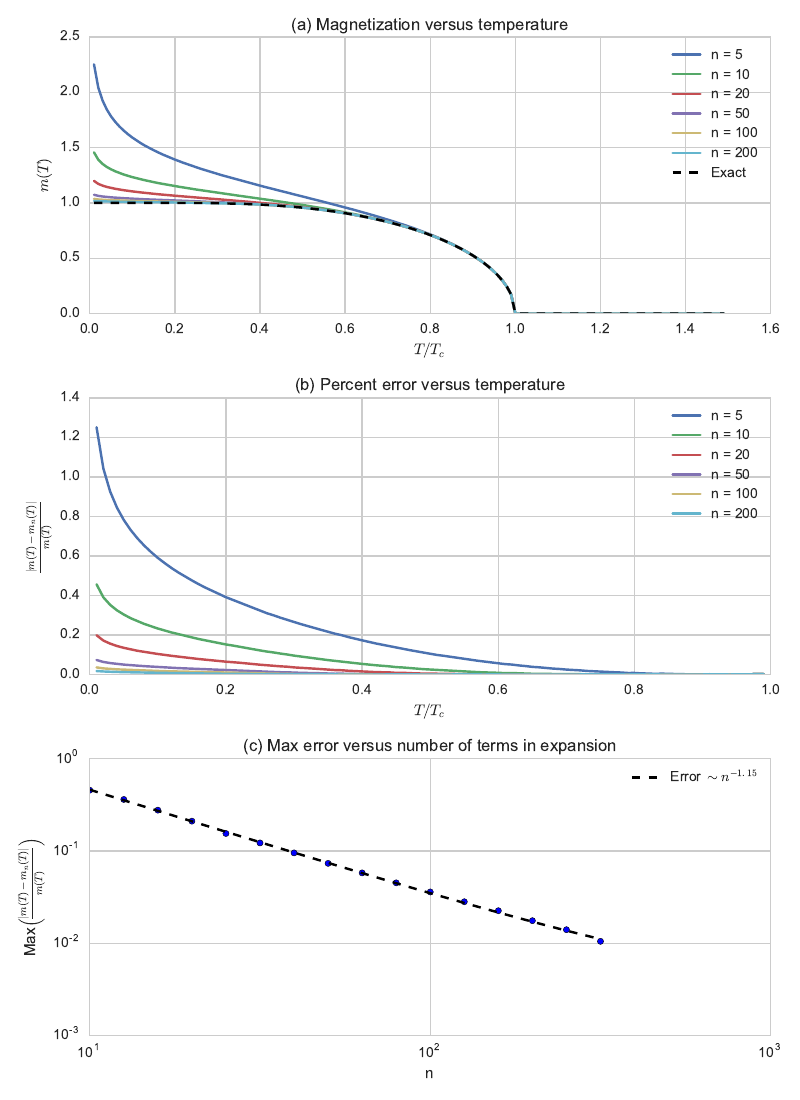

This figure's Python source:
import numpy as np
import matplotlib.pylab as plt
from scipy.optimize import curve_fit

def bw_free_energy(n, m, h, kb, T):
    # Compute the Bragg-Williams free energy for the Ising model to n terms
    # Reduced unit: qJ = 1.0, Tc = 1.0
    Gn = -m**2 / 2
    Gn -= h * m

    taylor_sum = 0
    for k in range(1, n+1):
        taylor_sum += m**(2*k) * (1/(2*k-1) - 1/(2*k))
    Gn += kb * T * taylor_sum

    return Gn

def bw_first_derivative(n, m, h, kb, T):
    Gn = -m
    Gn -= h

    taylor_sum = 0
    for k in range(1, n+1):
        taylor_sum += 2*k*m**(2*k - 1) * (1/(2*k-1) - 1/(2*k))
    Gn += kb * T * taylor_sum

    return Gn

def bw_binary_search(n, h, kb, T, m1, m2, target_accuracy=1e-3):
    # Employ the binary search method to find the minimum of the
    #  approximate free energy
    accuracy = 1.0
    while accuracy > target_accuracy:
        f1 = bw_first_derivative(n, m1, h, kb, T)
        f2 = bw_first_derivative(n, m2, h, kb, T)
        assert f1 * f2 < 0
        m = (m1 + m2) / 2
        fmid = bw_first_derivative(n, m, h, kb, T)
        if fmid == 0.0:
            return m
        if fmid * f1 > 0:
            m1 = m
        else:
            m2 = m
        accuracy = np.abs(m1 - m2)

    return (m1 + m2) / 2

def exact_free_energy(m, h, kb, T):
    G = -m**2 / 2
    G -= h * m
    G += (1/2) * kb * T * ((1+m)*np.log(1+m) + (1-m)*np.log(1-m))
    return G

def exact_magnetization(m, h, kb, T):
    # The Curie-Weiss self-consistent solution for m(T)
    return np.tanh((1/(kb*T)) * (m + h))

def exact_binary_search(h, kb, T, m1, m2, target_accuracy=1e-3):
    # Employ the binary search method to find the solution to the
    #  exact magnetization at a given temperature
    accuracy = 1.0
    while accuracy > target_accuracy:
        f1 = m1 - exact_magnetization(m1, h, kb, T)
        f2 = m2 - exact_magnetization(m2, h, kb, T)
        assert f1 * f2 < 0
        m = (m1 + m2) / 2
        fmid = m - exact_magnetization(m, h, kb, T)
        if fmid == 0.0:
            return m
        if fmid * f1 > 0:
            m1 = m
        else:
            m2 = m
        accuracy = np.abs(m1 - m2)

    return (m1 + m2) / 2

if __name__ == '__main__':
    h = 0
    kb = 1.0
    n = 100
    m = np.linspace(-1, 1, 200)

    fig, axes = plt.subplots(figsize=(8,11), nrows=3)

    T_list = np.arange(0.01, 1.5, 0.01)

    exact_root_list = []
    for T in T_list:
        # If T < Tc, the root is nontrivial
        if T < 0.99999:
            exact_root = exact_binary_search(h, kb, T, 0.1, 2)
        else:
            exact_root = exact_binary_search(h, kb, T, -0.5, 0.5)
        exact_root_list.append(exact_root)
    exact_root_list = np.array(exact_root_list)

    n_plot = [5, 10, 20, 50, 100, 200]
    for n in n_plot:
        bw_root_list = []
        for T in T_list:
            if T < 0.99999:
                bw_root = bw_binary_search(n, h, kb, T, 0.1, 3)
            else:
                bw_root = bw_binary_search(n, h, kb, T, -0.5, 0.5)
            bw_root_list.append(bw_root)

        bw_root_list = np.array(bw_root_list)
        diff = np.abs(bw_root_list - exact_root_list)
        error = diff / exact_root_list
        axes[0].plot(T_list, bw_root_list, label='n = %d' % n)
        axes[1].plot(T_list, error, label='n = %d' % n) 
    axes[0].plot(T_list, exact_root_list, 'k--', label='Exact')

    axes[0].set_ylabel('$m(T)$')
    axes[0].set_xlabel('$T/T_c$')
    axes[1].set_ylabel(r'$\frac{|m(T) - m_n(T)|}{m(T)}$')
    axes[1].set_xlabel('$T/T_c$')
    
    axes[0].set_title('(a) Magnetization versus temperature')
    axes[1].set_title('(b) Percent error versus temperature')

    axes[0].legend()
    axes[1].legend()

    max_error_list = []
    n_list = np.logspace(1, 3, 21)[:16]
    for n in n_list:
        n = int(n)
        print(n)
        bw_root_list = []
        exact_root_list = []
        for T in T_list:
            if T < 0.99999:
                bw_root = bw_binary_search(n, h, kb, T, 0.1, 3)
                exact_root = exact_binary_search(h, kb, T, 0.1, 2)
            else:
                bw_root = bw_binary_search(n, h, kb, T, -0.5, 0.5)
                exact_root = exact_binary_search(h, kb, T, -0.5, 0.5)
            bw_root_list.append(bw_root)
            exact_root_list.append(exact_root)

        exact_root_list = np.array(exact_root_list)
        bw_root_list = np.array(bw_root_list)
        diff = np.abs(bw_root_list - exact_root_list)
        error = diff / exact_root_list
        error = error[np.isfinite(error)]
        max_error_list.append(np.max(error))

    power_scaling = lambda n, a, p, c: a * n**p + c
    popt, pcov = curve_fit(power_scaling, n_list, max_error_list,
                           [1, -0.5, n_list[0]])
    
    axes[2].scatter(n_list, np.array(max_error_list))
    axes[2].plot(n_list, power_scaling(n_list, *popt), 'k--',
                 label='Error $\sim n^{{{0:.2f}}}$'.format(popt[1]))
    axes[2].set_xscale('log')
    axes[2].set_yscale('log')
    axes[2].set_xlim([1e1, 1e3])
    axes[2].set_ylabel(r'Max$\left(\frac{|m(T) - m_n(T)|}{m(T)}\right)$')
    axes[2].set_xlabel('n')
    axes[2].set_title('(c) Max error versus number of terms in expansion')
    axes[2].legend()

    fig.tight_layout()
    fig.savefig('ising.pdf')

